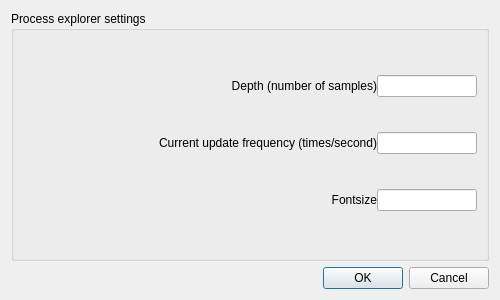
<?xml version="1.0" encoding="UTF-8"?>
<ui version="4.0">
 <class>Dialog</class>
 <widget class="QDialog" name="Dialog">
  <property name="windowModality">
   <enum>Qt::ApplicationModal</enum>
  </property>
  <property name="geometry">
   <rect>
    <x>0</x>
    <y>0</y>
    <width>500</width>
    <height>300</height>
   </rect>
  </property>
  <property name="sizePolicy">
   <sizepolicy hsizetype="Maximum" vsizetype="Maximum">
    <horstretch>0</horstretch>
    <verstretch>0</verstretch>
   </sizepolicy>
  </property>
  <property name="minimumSize">
   <size>
    <width>500</width>
    <height>300</height>
   </size>
  </property>
  <property name="maximumSize">
   <size>
    <width>500</width>
    <height>300</height>
   </size>
  </property>
  <property name="windowTitle">
   <string>Process explorer settings</string>
  </property>
  <layout class="QVBoxLayout" name="verticalLayout_2">
   <item>
    <widget class="QGroupBox" name="groupBox_3">
     <property name="title">
      <string>Process explorer settings</string>
     </property>
     <layout class="QVBoxLayout" name="verticalLayout">
      <property name="spacing">
       <number>0</number>
      </property>
      <item>
       <layout class="QHBoxLayout" name="horizontalLayout">
        <property name="spacing">
         <number>0</number>
        </property>
        <item>
         <widget class="QLabel" name="label_3">
          <property name="text">
           <string>Depth (number of samples)</string>
          </property>
          <property name="alignment">
           <set>Qt::AlignRight|Qt::AlignTrailing|Qt::AlignVCenter</set>
          </property>
         </widget>
        </item>
        <item>
         <widget class="QLineEdit" name="lineEditNfSamples">
          <property name="minimumSize">
           <size>
            <width>100</width>
            <height>0</height>
           </size>
          </property>
          <property name="maximumSize">
           <size>
            <width>100</width>
            <height>16777215</height>
           </size>
          </property>
         </widget>
        </item>
       </layout>
      </item>
      <item>
       <layout class="QHBoxLayout" name="horizontalLayout_2">
        <property name="spacing">
         <number>0</number>
        </property>
        <item>
         <widget class="QLabel" name="label">
          <property name="text">
           <string>Current update frequency (times/second)</string>
          </property>
          <property name="alignment">
           <set>Qt::AlignRight|Qt::AlignTrailing|Qt::AlignVCenter</set>
          </property>
         </widget>
        </item>
        <item>
         <widget class="QLineEdit" name="lineEditTimesSecond">
          <property name="minimumSize">
           <size>
            <width>100</width>
            <height>0</height>
           </size>
          </property>
          <property name="maximumSize">
           <size>
            <width>100</width>
            <height>16777215</height>
           </size>
          </property>
         </widget>
        </item>
       </layout>
      </item>
      <item>
       <layout class="QHBoxLayout" name="horizontalLayout_3">
        <property name="spacing">
         <number>0</number>
        </property>
        <item>
         <widget class="QLabel" name="label_2">
          <property name="text">
           <string>Fontsize</string>
          </property>
          <property name="alignment">
           <set>Qt::AlignRight|Qt::AlignTrailing|Qt::AlignVCenter</set>
          </property>
         </widget>
        </item>
        <item>
         <widget class="QLineEdit" name="lineEditFontSize">
          <property name="minimumSize">
           <size>
            <width>100</width>
            <height>0</height>
           </size>
          </property>
          <property name="maximumSize">
           <size>
            <width>100</width>
            <height>16777215</height>
           </size>
          </property>
         </widget>
        </item>
       </layout>
      </item>
     </layout>
    </widget>
   </item>
   <item>
    <widget class="QDialogButtonBox" name="buttonBox">
     <property name="orientation">
      <enum>Qt::Horizontal</enum>
     </property>
     <property name="standardButtons">
      <set>QDialogButtonBox::Cancel|QDialogButtonBox::Ok</set>
     </property>
    </widget>
   </item>
  </layout>
 </widget>
 <resources/>
 <connections>
  <connection>
   <sender>buttonBox</sender>
   <signal>accepted()</signal>
   <receiver>Dialog</receiver>
   <slot>accept()</slot>
   <hints>
    <hint type="sourcelabel">
     <x>248</x>
     <y>254</y>
    </hint>
    <hint type="destinationlabel">
     <x>157</x>
     <y>274</y>
    </hint>
   </hints>
  </connection>
  <connection>
   <sender>buttonBox</sender>
   <signal>rejected()</signal>
   <receiver>Dialog</receiver>
   <slot>reject()</slot>
   <hints>
    <hint type="sourcelabel">
     <x>316</x>
     <y>260</y>
    </hint>
    <hint type="destinationlabel">
     <x>286</x>
     <y>274</y>
    </hint>
   </hints>
  </connection>
 </connections>
</ui>
